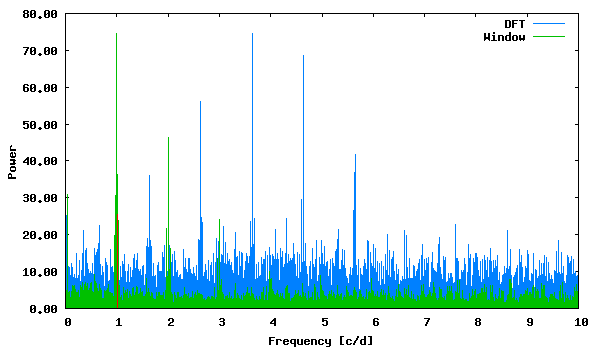

gnuplot code for this plot:
set term png size 600,350 medium
set colors classic
set output "phase_lc_16.deeming.png"
set xlabel "Frequency [c/d]"
set ylabel "Power"
set format y "%5.2f"
plot "deeming.periodogram" using 1:2 with lines linecolor 3 title "DFT", "deeming.periodogram" using 1:3 with lines linecolor 2 title "Window", "<echo '1.016711 25.55879026'" with impulses linecolor 1 title ""
 
